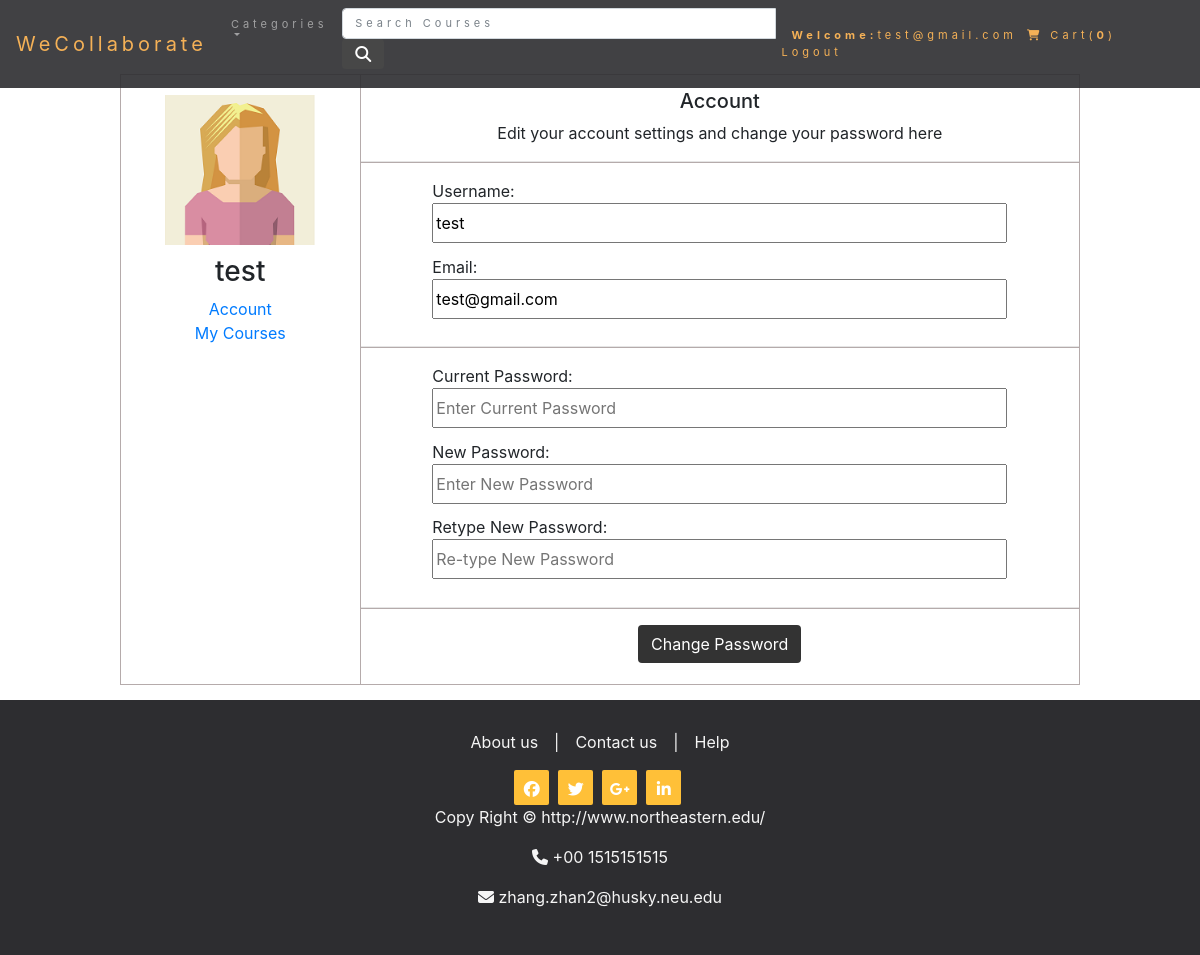
Page /profilePage.php (signed in) on the committed database.
### tables this page shows
CREATE TABLE `customer` (
  `customer_id` int(11) NOT NULL,
  `customer_ip` varchar(255) NOT NULL,
  `customer_name` text NOT NULL,
  `customer_password` varchar(100) NOT NULL,
  `customer_email` varchar(100) NOT NULL,
  `customer_username` text NOT NULL,
  `customer_image` varchar(30) NOT NULL
);

### profilePage.php (the view, shortened to what this page needs)
<?php
include("functions/functions.php");
global $mysqli;
if(isset($_SESSION['customer_email'])){
	$customer_email = $_SESSION['customer_email'];
	$get_customer = "select * from customer where customer_email = '$customer_email'";
	$run_customer = mysqli_query($mysqli, $get_customer);
	while($row_customer = mysqli_fetch_array($run_customer)){
		$customer_username = $row_customer['customer_username'];
		$customer_email = $row_customer['customer_email'];
        $customer_img = $row_customer['customer_image'];
	}
}else{
	include("customer_login.php");
}
?>
<!DOCTYPE html>
<html lang="en">
<head>
   <link rel="stylesheet" href="https://maxcdn.bootstrapcdn.com/bootstrap/4.0.0-beta/css/bootstrap.min.css">
  <link href="homepage_format.css" rel="stylesheet"/>
  <link href="search.css" rel="stylesheet"/>
    <link href="http://maxcdn.bootstrapcdn.com/font-awesome/4.1.0/css/font-awesome.min.css" rel="stylesheet">
</head>
<body id="myPage" data-spy="scroll" data-target=".navbar" data-offset="50">
<?php include("header.php") ?>
<div class="row" style="border:1px solid #b5abab; margin:2% 10% 0 10%;">
    <div class="col-xl-3 col-lg-3 col-md-3 col-sm-3" style="border-right:1px solid #b5abab; text-align:center;">
        <?php
        echo "<img src='customer_images/$customer_img' width='150' height='150' style='margin-top:20px'>";
        echo "<h3 style='margin-top:10px'>$customer_username</h3>";
        ?>
        <a href="#accountDetails" id="accountDetailsA">Account</a><br>
        <a href="#myCourses" id="myCoursesA">My Courses</a>
    </div>
    <div class="col-xl-9 col-lg-9 col-md-9 col-sm-9"  style=" padding:0;">
        <div id="accountDetails">
            <div style="text-align:center; margin-top:2%;">
                <h5>Account</h5>
                <span>Edit your account settings and change your password here</span>
            </div>
            <hr class="borderBottom">
            <div style="margin:1% 10% 0 10%;">
                <span>
                    Username:
                    <input type="text" value="<?php echo $customer_username;?>" name="" id="" class="inputClass" readonly>
                    Email:
                    <input type="text" value="<?php echo $customer_email;?>" name="" id="" class="inputClass" readonly><span class="error"><?php echo $emailErr;?></span>
                </span>
            </div>
            <form method ="post">
            <hr class="borderBottom">
            <div style="margin:1% 10% 0 10%;">
                <span class="inputClass">
                    Current Password:
                    <input type="text" placeholder="Enter Current Password" name="currentPassword" id="currentPassword" class="inputClass" required>
                    New Password:
                    <input type="text" placeholder="Enter New Password" name="newPassword" id="newPassword" class="inputClass" required>
                    Retype New Password:
                    <input type="text" placeholder="Re-type New Password" name="reNewPassword" id="reNewPassword" class="inputClass" required>
                </span>
            </div>
            <hr class="borderBottom">
            <div style="margin:1% 10% 3% 10%; text-align:center;">
                <input type="submit" name="change_pass" class="btn" on-click="" value="Change Password">
            </div>
            </form>
        </div>
    </div>
</div>
<?php include("footer.php") ?>
</body>
</html>

### homepage_format.css (style rules this page uses)
html,body { margin:0; height:100%; }
.btn { background-color: #333; color: #ffffff; border-radius: 1; transition: .2s; }
.row { margin:0; }

### profilePage.php (style rules this page uses)
.inputClass { width: 100%; margin-bottom: 2%; height: 40px; }
.borderBottom { border-bottom:1px solid #b5abab; }
#myPage { padding-top:50px; }

### rows in the picture
customer: customer_image (picture), customer_username "test", customer_email "test@gmail.com"

### other values in the picture
$_SESSION['customer_email'] "test@gmail.com"
$count_items "0"
